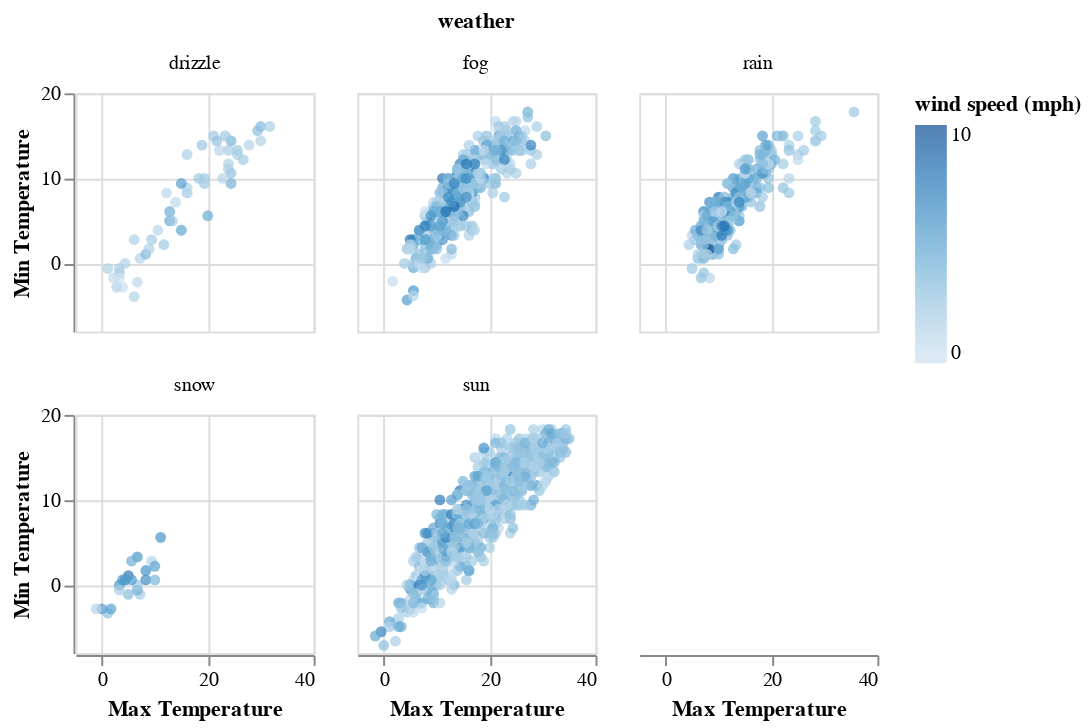

Notebook code for this chart:
### Markdown cell above
##### Question 3 (10 points)

Create a facet figure in Altair with 2 row and 3 columns. For each panel in the facet figure, it shows a scatter plot between the max and min temperature for one type of weather. Use the wind speed to color the points. Also add interaction to show the max and min temperature and wind speed for each data point. Include necessary title and labels.

### Code cell
alt.Chart(weather).mark_circle().encode(
    alt.Y("temp_min:Q", title="Min Temperature"),
    alt.X("temp_max:Q", title="Max Temperature"),
    alt.Color("wind:Q", title="wind speed (mph)"),
    alt.Tooltip(["temp_max", "temp_min", "wind"])
).properties(
    title="Max Temperature vs Min Temperature by Weather",
    width = 120, height = 120
).facet(
    facet="weather:N",
    columns=3
)

### Figure 1 — Vega-Lite specification as saved in the notebook (floating-point values rounded to 4 significant figures; data arrays with more than 128 entries replaced by an {"elided": "..."} marker saying what was removed)
{"config": {"view": {"continuousWidth": 300, "continuousHeight": 300}}, "data": {"name": "data-830c39fec90146253fb06a06c26374ef"}, "facet": {"field": "weather", "type": "nominal"}, "spec": {"mark": {"type": "circle"}, "encoding": {"color": {"field": "wind", "title": "wind speed (mph)", "type": "quantitative"}, "tooltip": [{"field": "temp_max", "type": "quantitative"}, {"field": "temp_min", "type": "quantitative"}, {"field": "wind", "type": "quantitative"}], "x": {"field": "temp_max", "title": "Max Temperature", "type": "quantitative"}, "y": {"field": "temp_min", "title": "Min Temperature", "type": "quantitative"}}, "height": 120, "title": "Max Temperature vs Min Temperature by Weather", "width": 120}, "columns": 3, "$schema": "https://vega.github.io/schema/vega-lite/v5.8.0.json", "datasets": {"data-830c39fec90146253fb06a06c26374ef": {"elided": "1461 records"}}}
